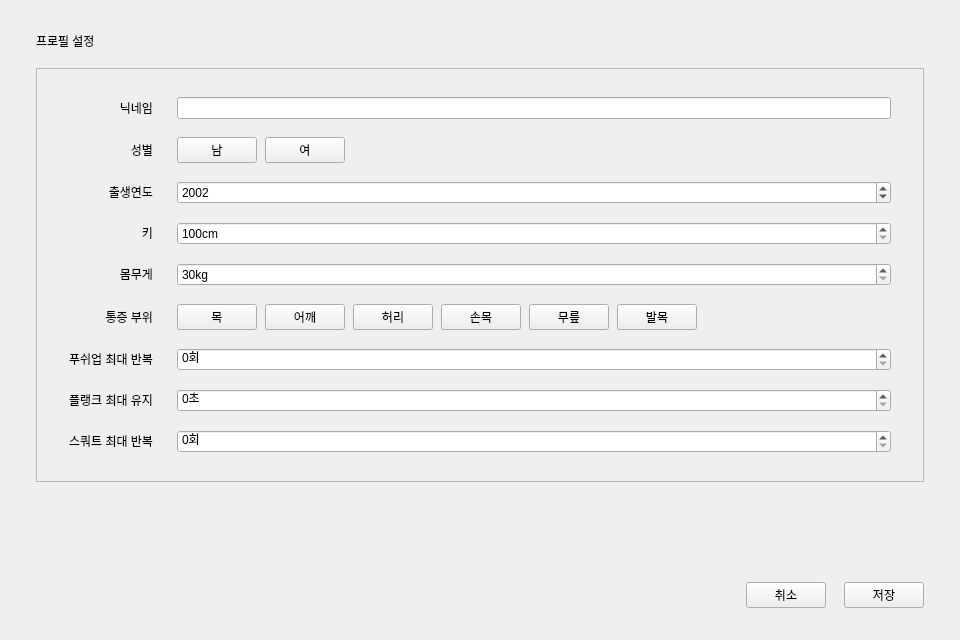
<?xml version="1.0" encoding="UTF-8"?>
<ui version="4.0">
 <class>ProfileEdit</class>
 <widget class="QWidget" name="profileEditPage">
  <property name="geometry">
   <rect>
    <x>0</x>
    <y>0</y>
    <width>960</width>
    <height>640</height>
   </rect>
  </property>
  <layout class="QVBoxLayout" name="profileLayout">
   <property name="leftMargin"><number>36</number></property>
   <property name="topMargin"><number>32</number></property>
   <property name="rightMargin"><number>36</number></property>
   <property name="bottomMargin"><number>32</number></property>
   <property name="spacing"><number>18</number></property>
   <item><widget class="QLabel" name="titleLabel"><property name="text"><string>프로필 설정</string></property></widget></item>
   <item>
    <widget class="QFrame" name="cardFrame">
     <property name="frameShape"><enum>QFrame::StyledPanel</enum></property>
     <layout class="QGridLayout" name="profileGrid">
      <property name="leftMargin"><number>32</number></property>
      <property name="topMargin"><number>28</number></property>
      <property name="rightMargin"><number>32</number></property>
      <property name="bottomMargin"><number>28</number></property>
      <property name="horizontalSpacing"><number>24</number></property>
      <property name="verticalSpacing"><number>18</number></property>
      <item row="0" column="0" alignment="Qt::AlignRight|Qt::AlignVCenter"><widget class="QLabel" name="sectionLabel"><property name="minimumWidth"><number>136</number></property><property name="alignment"><set>Qt::AlignRight|Qt::AlignTrailing|Qt::AlignVCenter</set></property><property name="text"><string>닉네임</string></property></widget></item>
      <item row="0" column="1"><widget class="QLineEdit" name="nicknameEdit"><property name="minimumHeight"><number>44</number></property></widget></item>
      <item row="1" column="0" alignment="Qt::AlignRight|Qt::AlignVCenter"><widget class="QLabel" name="sectionLabel"><property name="minimumWidth"><number>136</number></property><property name="alignment"><set>Qt::AlignRight|Qt::AlignTrailing|Qt::AlignVCenter</set></property><property name="text"><string>성별</string></property></widget></item>
      <item row="1" column="1"><layout class="QHBoxLayout" name="genderLayout"><property name="spacing"><number>8</number></property><item><widget class="QPushButton" name="genderOption_male"><property name="text"><string>남</string></property><property name="checkable"><bool>true</bool></property><property name="chip" stdset="0"><bool>true</bool></property></widget></item><item><widget class="QPushButton" name="genderOption_female"><property name="text"><string>여</string></property><property name="checkable"><bool>true</bool></property><property name="chip" stdset="0"><bool>true</bool></property></widget></item><item><spacer name="genderSpacer"><property name="orientation"><enum>Qt::Horizontal</enum></property><property name="sizeHint" stdset="0"><size><width>40</width><height>20</height></size></property></spacer></item></layout></item>
      <item row="2" column="0" alignment="Qt::AlignRight|Qt::AlignVCenter"><widget class="QLabel" name="sectionLabel"><property name="minimumWidth"><number>136</number></property><property name="alignment"><set>Qt::AlignRight|Qt::AlignTrailing|Qt::AlignVCenter</set></property><property name="text"><string>출생연도</string></property></widget></item>
      <item row="2" column="1"><widget class="QSpinBox" name="birthYearEdit"><property name="buttonSymbols"><enum>QAbstractSpinBox::UpDownArrows</enum></property><property name="minimum"><number>1900</number></property><property name="maximum"><number>2026</number></property><property name="value"><number>2002</number></property></widget></item>
      <item row="3" column="0" alignment="Qt::AlignRight|Qt::AlignVCenter"><widget class="QLabel" name="sectionLabel"><property name="minimumWidth"><number>136</number></property><property name="alignment"><set>Qt::AlignRight|Qt::AlignTrailing|Qt::AlignVCenter</set></property><property name="text"><string>키</string></property></widget></item>
      <item row="3" column="1"><widget class="QSpinBox" name="heightEdit"><property name="buttonSymbols"><enum>QAbstractSpinBox::UpDownArrows</enum></property><property name="minimum"><number>100</number></property><property name="maximum"><number>230</number></property><property name="suffix"><string>cm</string></property></widget></item>
      <item row="4" column="0" alignment="Qt::AlignRight|Qt::AlignVCenter"><widget class="QLabel" name="sectionLabel"><property name="minimumWidth"><number>136</number></property><property name="alignment"><set>Qt::AlignRight|Qt::AlignTrailing|Qt::AlignVCenter</set></property><property name="text"><string>몸무게</string></property></widget></item>
      <item row="4" column="1"><widget class="QSpinBox" name="weightEdit"><property name="buttonSymbols"><enum>QAbstractSpinBox::UpDownArrows</enum></property><property name="minimum"><number>30</number></property><property name="maximum"><number>200</number></property><property name="suffix"><string>kg</string></property></widget></item>
      <item row="5" column="0" alignment="Qt::AlignRight|Qt::AlignVCenter"><widget class="QLabel" name="sectionLabel"><property name="minimumWidth"><number>136</number></property><property name="alignment"><set>Qt::AlignRight|Qt::AlignTrailing|Qt::AlignVCenter</set></property><property name="text"><string>통증 부위</string></property></widget></item>
      <item row="5" column="1"><layout class="QHBoxLayout" name="painLayout"><property name="spacing"><number>8</number></property><item><widget class="QPushButton" name="pain목Check"><property name="text"><string>목</string></property><property name="checkable"><bool>true</bool></property><property name="chip" stdset="0"><bool>true</bool></property></widget></item><item><widget class="QPushButton" name="pain어깨Check"><property name="text"><string>어깨</string></property><property name="checkable"><bool>true</bool></property><property name="chip" stdset="0"><bool>true</bool></property></widget></item><item><widget class="QPushButton" name="pain허리Check"><property name="text"><string>허리</string></property><property name="checkable"><bool>true</bool></property><property name="chip" stdset="0"><bool>true</bool></property></widget></item><item><widget class="QPushButton" name="pain손목Check"><property name="text"><string>손목</string></property><property name="checkable"><bool>true</bool></property><property name="chip" stdset="0"><bool>true</bool></property></widget></item><item><widget class="QPushButton" name="pain무릎Check"><property name="text"><string>무릎</string></property><property name="checkable"><bool>true</bool></property><property name="chip" stdset="0"><bool>true</bool></property></widget></item><item><widget class="QPushButton" name="pain발목Check"><property name="text"><string>발목</string></property><property name="checkable"><bool>true</bool></property><property name="chip" stdset="0"><bool>true</bool></property></widget></item><item><spacer name="painSpacer"><property name="orientation"><enum>Qt::Horizontal</enum></property><property name="sizeHint" stdset="0"><size><width>40</width><height>20</height></size></property></spacer></item></layout></item>
      <item row="6" column="0" alignment="Qt::AlignRight|Qt::AlignVCenter"><widget class="QLabel" name="sectionLabel"><property name="minimumWidth"><number>136</number></property><property name="alignment"><set>Qt::AlignRight|Qt::AlignTrailing|Qt::AlignVCenter</set></property><property name="text"><string>푸쉬업 최대 반복</string></property></widget></item>
      <item row="6" column="1"><widget class="QSpinBox" name="pushupMaxEdit"><property name="buttonSymbols"><enum>QAbstractSpinBox::UpDownArrows</enum></property><property name="minimum"><number>0</number></property><property name="maximum"><number>300</number></property><property name="suffix"><string>회</string></property></widget></item>
      <item row="7" column="0" alignment="Qt::AlignRight|Qt::AlignVCenter"><widget class="QLabel" name="sectionLabel"><property name="minimumWidth"><number>136</number></property><property name="alignment"><set>Qt::AlignRight|Qt::AlignTrailing|Qt::AlignVCenter</set></property><property name="text"><string>플랭크 최대 유지</string></property></widget></item>
      <item row="7" column="1"><widget class="QSpinBox" name="plankMaxSecEdit"><property name="buttonSymbols"><enum>QAbstractSpinBox::UpDownArrows</enum></property><property name="minimum"><number>0</number></property><property name="maximum"><number>1800</number></property><property name="suffix"><string>초</string></property></widget></item>
      <item row="8" column="0" alignment="Qt::AlignRight|Qt::AlignVCenter"><widget class="QLabel" name="sectionLabel"><property name="minimumWidth"><number>136</number></property><property name="alignment"><set>Qt::AlignRight|Qt::AlignTrailing|Qt::AlignVCenter</set></property><property name="text"><string>스쿼트 최대 반복</string></property></widget></item>
      <item row="8" column="1"><widget class="QSpinBox" name="squatMaxEdit"><property name="buttonSymbols"><enum>QAbstractSpinBox::UpDownArrows</enum></property><property name="minimum"><number>0</number></property><property name="maximum"><number>500</number></property><property name="suffix"><string>회</string></property></widget></item>
     </layout>
    </widget>
   </item>
   <item><spacer name="profileSpacer"><property name="orientation"><enum>Qt::Vertical</enum></property><property name="sizeHint" stdset="0"><size><width>20</width><height>24</height></size></property></spacer></item>
   <item>
    <layout class="QHBoxLayout" name="buttonLayout">
     <item><spacer name="buttonSpacer"><property name="orientation"><enum>Qt::Horizontal</enum></property><property name="sizeHint" stdset="0"><size><width>40</width><height>20</height></size></property></spacer></item>
     <item><widget class="QPushButton" name="cancelButton"><property name="minimumWidth"><number>140</number></property><property name="text"><string>취소</string></property></widget></item>
     <item><widget class="QPushButton" name="saveButton"><property name="minimumWidth"><number>180</number></property><property name="text"><string>저장</string></property></widget></item>
    </layout>
   </item>
  </layout>
 </widget>
 <resources/>
 <connections/>
</ui>
